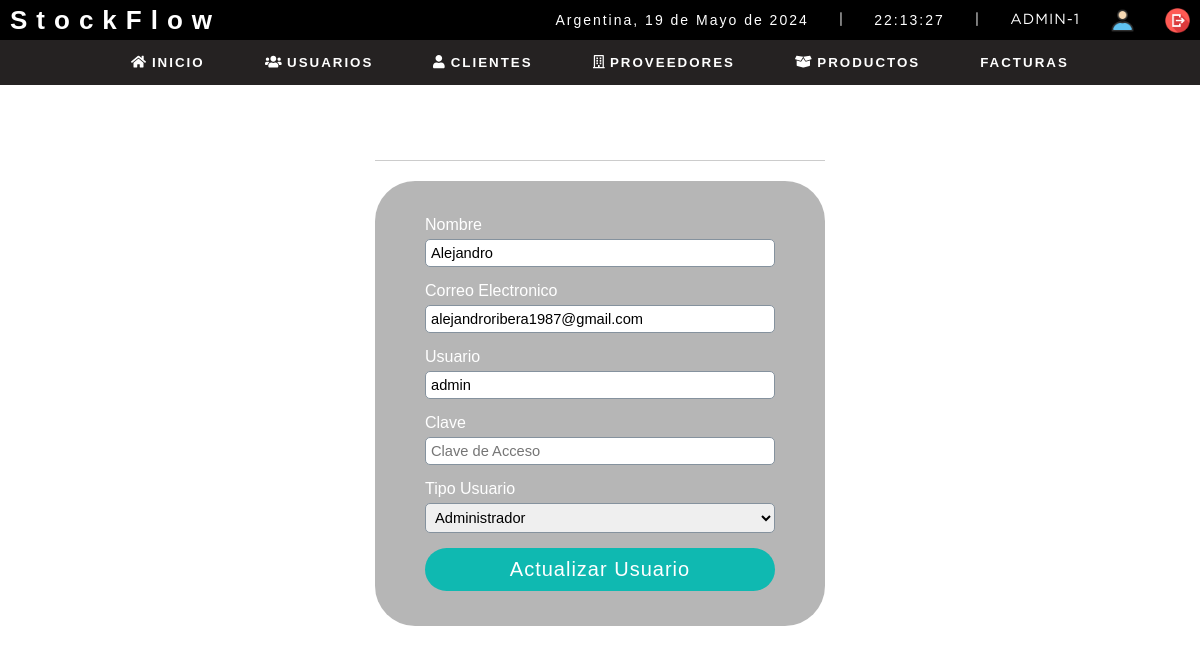
Before: /sistema/editar_usuario.php?id=1 (signed in) with the older database file.
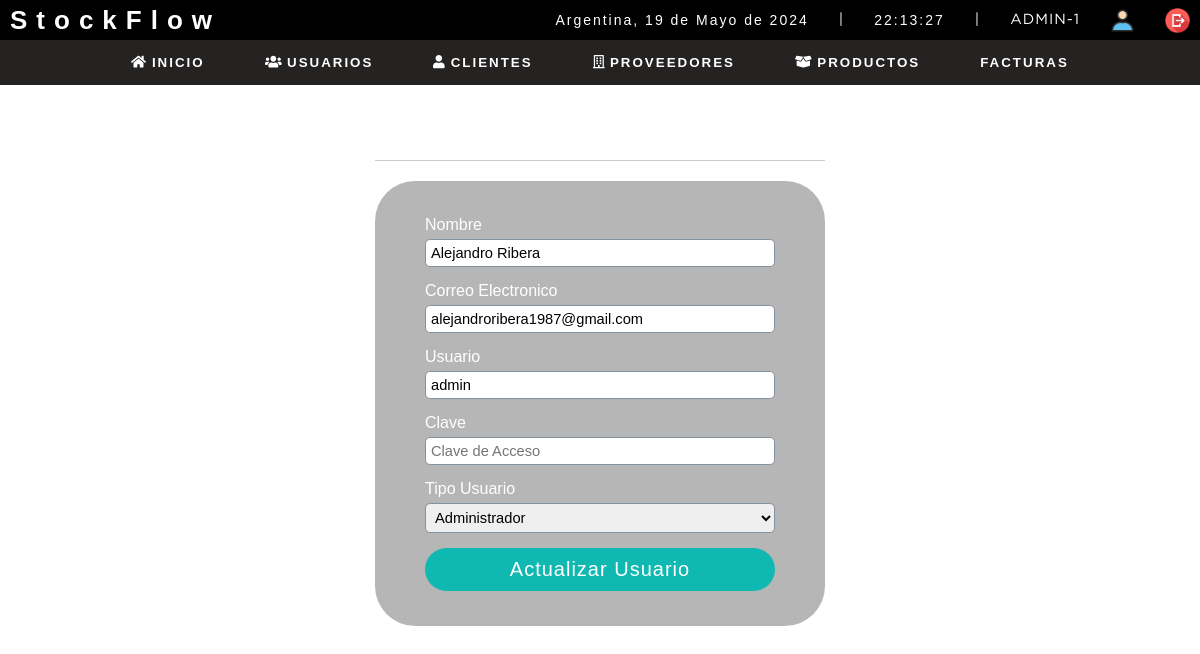
After: the same page with the newer database file.
### tables this page shows
CREATE TABLE `usuario` (
  `idusuario` int(11) NOT NULL,
  `nombre` varchar(50) DEFAULT NULL,
  `correo` varchar(100) DEFAULT NULL,
  `usuario` varchar(15) DEFAULT NULL,
  `clave` varchar(100) DEFAULT NULL,
  `rol` int(11) DEFAULT NULL,
  `estatus` int(11) NOT NULL DEFAULT 1
);

CREATE TABLE `rol` (
  `idrol` int(11) NOT NULL,
  `rol` varchar(20) DEFAULT NULL
);

### sistema/editar_usuario.php (the view, shortened to what this page needs)
<?php
include "../conexion.php";
    $iduser = $_GET['id'];
    $sql = mysqli_query($conection, "SELECT u.idusuario, u.nombre, u.correo, u.usuario, (u.rol) as idrol, (r.rol) as rol
                                        FROM usuario u
                                        INNER JOIN rol r
                                        on u.rol = r.idrol
                                        WHERE idusuario = $iduser and estatus = 1");
    $result_sql = mysqli_num_rows($sql);
    if($result_sql == 0)
    {
        header('location: lista_usuarios.php');
    }else{
        $option = '';
        while($data = mysqli_fetch_array($sql))
        {
            $nombre = $data['nombre'];
            $correo = $data['correo'];
            $usuario = $data['usuario'];
            $idrol = $data['idrol'];
            $rol = $data['rol'];
            if($idrol == 1)
            {
                $option = '<option value=" '.$idrol.'">'.$rol.'</option>';
            }else if ($idrol == 2)
            {
                $option = '<option value=" '.$idrol.'">'.$rol.'</option>';
            }else if($idrol == 3)
            {
                $option = '<option value=" '.$idrol.'">'.$rol.'</option>';
            }
        }
    }
?>
<!DOCTYPE html>
<html lang="en">
<head>
	<?php  include "include/scripts.php" ?>
</head>
<body>
	<?php include "include/header.php" ?>
	<section id="container">
		<div class="form_register">
            <h1>Editar Usuario</h1>
            <hr>
            <form action="" method="post">
                <label for="nombre">Nombre</label>
                <input type="text" name="nombre" id="nombre" placeholder="Nombre Completo" value="<?php echo $nombre;?>">
                <label for="correo">Correo Electronico</label>
                <input type="email" name="correo" id="correo" placeholder="Correo Electronico" value="<?php echo $correo;?>">
                <label for="usuario">Usuario</label>
                <input type="text" name="usuario" id="usuario" placeholder="Usuario" value="<?php echo $usuario;?>">
                <label for="clave">Clave</label>
                <input type="password" name="clave" id="clave" placeholder="Clave de Acceso">
                <label for="rol">Tipo Usuario</label>
                <select name="rol" id="rol" class="notItemOne">
                    <?php
                        echo $option;
                    ?>
                </select>
                <input type="submit" value="Actualizar Usuario" class="btn_save">
            </form>
        </div>
	</section>
</body>
</html>

Changed rows visible on the page:
changed usuario "alejandroribera1987@gmail.com": nombre "Alejandro" → "Alejandro Ribera"
